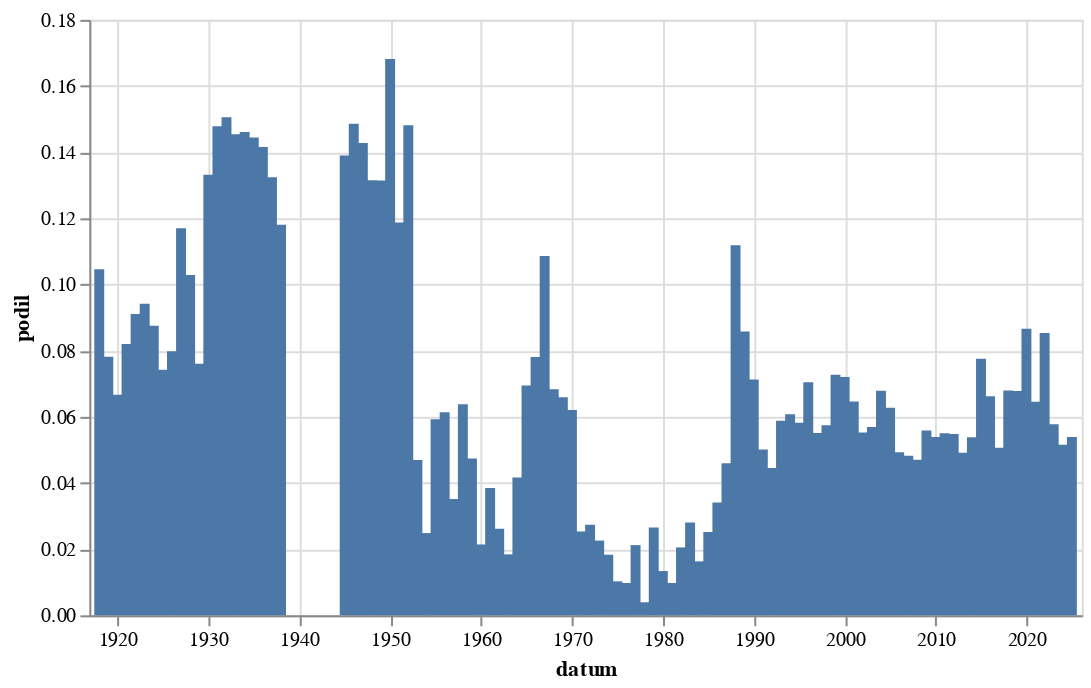

The notebook cell this image was saved under:
### Code cell
graf(vyvoj(r'[Pp]odnik[aá]'))

### Figure 1 — Vega-Lite specification as saved in the notebook (floating-point values rounded to 4 significant figures)
{"config": {"view": {"continuousWidth": 300, "continuousHeight": 300}}, "data": {"name": "data-7c98fc8ecef80617e4b60a86f188a368"}, "mark": {"type": "bar"}, "encoding": {"x": {"field": "datum", "type": "temporal"}, "y": {"field": "podil", "type": "quantitative"}}, "height": 300, "width": 500, "$schema": "https://vega.github.io/schema/vega-lite/v5.8.0.json", "datasets": {"data-7c98fc8ecef80617e4b60a86f188a368": [{"datum": "1918-01-01T00:00:00", "text": 27, "text_right": 258, "podil": 0.1047}, {"datum": "1919-01-01T00:00:00", "text": 192, "text_right": 2457, "podil": 0.07814}, {"datum": "1920-01-01T00:00:00", "text": 215, "text_right": 3225, "podil": 0.06667}, {"datum": "1921-01-01T00:00:00", "text": 346, "text_right": 4217, "podil": 0.08205}, {"datum": "1922-01-01T00:00:00", "text": 365, "text_right": 4006, "podil": 0.09111}, {"datum": "1923-01-01T00:00:00", "text": 246, "text_right": 2612, "podil": 0.09418}, {"datum": "1924-01-01T00:00:00", "text": 270, "text_right": 3084, "podil": 0.08755}, {"datum": "1925-01-01T00:00:00", "text": 183, "text_right": 2466, "podil": 0.07421}, {"datum": "1926-01-01T00:00:00", "text": 289, "text_right": 3620, "podil": 0.07983}, {"datum": "1927-01-01T00:00:00", "text": 361, "text_right": 3086, "podil": 0.117}, {"datum": "1928-01-01T00:00:00", "text": 327, "text_right": 3178, "podil": 0.1029}, {"datum": "1929-01-01T00:00:00", "text": 136, "text_right": 1788, "podil": 0.07606}, {"datum": "1930-01-01T00:00:00", "text": 481, "text_right": 3611, "podil": 0.1332}, {"datum": "1931-01-01T00:00:00", "text": 470, "text_right": 3179, "podil": 0.1478}, {"datum": "1932-01-01T00:00:00", "text": 324, "text_right": 2152, "podil": 0.1506}, {"datum": "1933-01-01T00:00:00", "text": 329, "text_right": 2262, "podil": 0.1454}, {"datum": "1934-01-01T00:00:00", "text": 282, "text_right": 1930, "podil": 0.1461}, {"datum": "1935-01-01T00:00:00", "text": 237, "text_right": 1641, "podil": 0.1444}, {"datum": "1936-01-01T00:00:00", "text": 298, "text_right": 2105, "podil": 0.1416}, {"datum": "1937-01-01T00:00:00", "text": 249, "text_right": 1880, "podil": 0.1324}, {"datum": "1938-01-01T00:00:00", "text": 117, "text_right": 991, "podil": 0.1181}, {"datum": "1945-01-01T00:00:00", "text": 31, "text_right": 223, "podil": 0.139}, {"datum": "1946-01-01T00:00:00", "text": 254, "text_right": 1709, "podil": 0.1486}, {"datum": "1947-01-01T00:00:00", "text": 237, "text_right": 1660, "podil": 0.1428}, {"datum": "1948-01-01T00:00:00", "text": 175, "text_right": 1331, "podil": 0.1315}, {"datum": "1949-01-01T00:00:00", "text": 74, "text_right": 563, "podil": 0.1314}, {"datum": "1950-01-01T00:00:00", "text": 55, "text_right": 327, "podil": 0.1682}, {"datum": "1951-01-01T00:00:00", "text": 31, "text_right": 261, "podil": 0.1188}, {"datum": "1952-01-01T00:00:00", "text": 40, "text_right": 270, "podil": 0.1481}, {"datum": "1953-01-01T00:00:00", "text": 10, "text_right": 213, "podil": 0.04695}, {"datum": "1954-01-01T00:00:00", "text": 5, "text_right": 201, "podil": 0.02488}, {"datum": "1955-01-01T00:00:00", "text": 8, "text_right": 135, "podil": 0.05926}, {"datum": "1956-01-01T00:00:00", "text": 14, "text_right": 228, "podil": 0.0614}, {"datum": "1957-01-01T00:00:00", "text": 9, "text_right": 256, "podil": 0.03516}, {"datum": "1958-01-01T00:00:00", "text": 15, "text_right": 235, "podil": 0.06383}, {"datum": "1959-01-01T00:00:00", "text": 11, "text_right": 232, "podil": 0.04741}, {"datum": "1960-01-01T00:00:00", "text": 6, "text_right": 280, "podil": 0.02143}, {"datum": "1961-01-01T00:00:00", "text": 11, "text_right": 286, "podil": 0.03846}, {"datum": "1962-01-01T00:00:00", "text": 4, "text_right": 153, "podil": 0.02614}, {"datum": "1963-01-01T00:00:00", "text": 4, "text_right": 217, "podil": 0.01843}, {"datum": "1964-01-01T00:00:00", "text": 19, "text_right": 456, "podil": 0.04167}, {"datum": "1965-01-01T00:00:00", "text": 20, "text_right": 288, "podil": 0.06944}, {"datum": "1966-01-01T00:00:00", "text": 26, "text_right": 333, "podil": 0.07808}, {"datum": "1967-01-01T00:00:00", "text": 34, "text_right": 313, "podil": 0.1086}, {"datum": "1968-01-01T00:00:00", "text": 74, "text_right": 1083, "podil": 0.06833}, {"datum": "1969-01-01T00:00:00", "text": 55, "text_right": 834, "podil": 0.06595}, {"datum": "1970-01-01T00:00:00", "text": 37, "text_right": 596, "podil": 0.06208}, {"datum": "1971-01-01T00:00:00", "text": 14, "text_right": 552, "podil": 0.02536}, {"datum": "1972-01-01T00:00:00", "text": 10, "text_right": 365, "podil": 0.0274}, {"datum": "1973-01-01T00:00:00", "text": 12, "text_right": 531, "podil": 0.0226}, {"datum": "1974-01-01T00:00:00", "text": 9, "text_right": 491, "podil": 0.01833}, {"datum": "1975-01-01T00:00:00", "text": 6, "text_right": 584, "podil": 0.01027}, {"datum": "1976-01-01T00:00:00", "text": 4, "text_right": 409, "podil": 0.00978}, {"datum": "1977-01-01T00:00:00", "text": 10, "text_right": 471, "podil": 0.02123}, {"datum": "1978-01-01T00:00:00", "text": 2, "text_right": 506, "podil": 0.003953}, {"datum": "1979-01-01T00:00:00", "text": 11, "text_right": 414, "podil": 0.02657}, {"datum": "1980-01-01T00:00:00", "text": 6, "text_right": 448, "podil": 0.01339}, {"datum": "1981-01-01T00:00:00", "text": 3, "text_right": 307, "podil": 0.009772}, {"datum": "1982-01-01T00:00:00", "text": 10, "text_right": 487, "podil": 0.02053}, {"datum": "1983-01-01T00:00:00", "text": 15, "text_right": 534, "podil": 0.02809}, {"datum": "1984-01-01T00:00:00", "text": 7, "text_right": 429, "podil": 0.01632}, {"datum": "1985-01-01T00:00:00", "text": 10, "text_right": 397, "podil": 0.02519}, {"datum": "1986-01-01T00:00:00", "text": 10, "text_right": 293, "podil": 0.03413}, {"datum": "1987-01-01T00:00:00", "text": 19, "text_right": 413, "podil": 0.046}, {"datum": "1988-01-01T00:00:00", "text": 63, "text_right": 563, "podil": 0.1119}, {"datum": "1989-01-01T00:00:00", "text": 88, "text_right": 1026, "podil": 0.08577}, {"datum": "1990-01-01T00:00:00", "text": 470, "text_right": 6594, "podil": 0.07128}, {"datum": "1991-01-01T00:00:00", "text": 577, "text_right": 11502, "podil": 0.05017}, {"datum": "1992-01-01T00:00:00", "text": 398, "text_right": 8933, "podil": 0.04455}, {"datum": "1993-01-01T00:00:00", "text": 200, "text_right": 3398, "podil": 0.05886}, {"datum": "1994-01-01T00:00:00", "text": 176, "text_right": 2897, "podil": 0.06075}, {"datum": "1995-01-01T00:00:00", "text": 198, "text_right": 3402, "podil": 0.0582}, {"datum": "1996-01-01T00:00:00", "text": 270, "text_right": 3831, "podil": 0.07048}, {"datum": "1997-01-01T00:00:00", "text": 323, "text_right": 5859, "podil": 0.05513}, {"datum": "1998-01-01T00:00:00", "text": 277, "text_right": 4823, "podil": 0.05743}, {"datum": "1999-01-01T00:00:00", "text": 590, "text_right": 8116, "podil": 0.0727}, {"datum": "2000-01-01T00:00:00", "text": 592, "text_right": 8216, "podil": 0.07205}, {"datum": "2001-01-01T00:00:00", "text": 501, "text_right": 7755, "podil": 0.0646}, {"datum": "2002-01-01T00:00:00", "text": 350, "text_right": 6333, "podil": 0.05527}, {"datum": "2003-01-01T00:00:00", "text": 490, "text_right": 8611, "podil": 0.0569}, {"datum": "2004-01-01T00:00:00", "text": 535, "text_right": 7882, "podil": 0.06788}, {"datum": "2005-01-01T00:00:00", "text": 686, "text_right": 10937, "podil": 0.06272}, {"datum": "2006-01-01T00:00:00", "text": 375, "text_right": 7608, "podil": 0.04929}, {"datum": "2007-01-01T00:00:00", "text": 359, "text_right": 7438, "podil": 0.04827}, {"datum": "2008-01-01T00:00:00", "text": 374, "text_right": 7946, "podil": 0.04707}, {"datum": "2009-01-01T00:00:00", "text": 493, "text_right": 8828, "podil": 0.05585}, {"datum": "2010-01-01T00:00:00", "text": 302, "text_right": 5605, "podil": 0.05388}, {"datum": "2011-01-01T00:00:00", "text": 432, "text_right": 7852, "podil": 0.05502}, {"datum": "2012-01-01T00:00:00", "text": 365, "text_right": 6659, "podil": 0.05481}, {"datum": "2013-01-01T00:00:00", "text": 210, "text_right": 4275, "podil": 0.04912}, {"datum": "2014-01-01T00:00:00", "text": 513, "text_right": 9532, "podil": 0.05382}, {"datum": "2015-01-01T00:00:00", "text": 764, "text_right": 9853, "podil": 0.07754}, {"datum": "2016-01-01T00:00:00", "text": 671, "text_right": 10133, "podil": 0.06622}, {"datum": "2017-01-01T00:00:00", "text": 419, "text_right": 8277, "podil": 0.05062}, {"datum": "2018-01-01T00:00:00", "text": 669, "text_right": 9847, "podil": 0.06794}, {"datum": "2019-01-01T00:00:00", "text": 738, "text_right": 10877, "podil": 0.06785}, {"datum": "2020-01-01T00:00:00", "text": 932, "text_right": 10758, "podil": 0.08663}, {"datum": "2021-01-01T00:00:00", "text": 581, "text_right": 9003, "podil": 0.06453}, {"datum": "2022-01-01T00:00:00", "text": 900, "text_right": 10550, "podil": 0.08531}, {"datum": "2023-01-01T00:00:00", "text": 670, "text_right": 11599, "podil": 0.05776}, {"datum": "2024-01-01T00:00:00", "text": 604, "text_right": 11721, "podil": 0.05153}, {"datum": "2025-01-01T00:00:00", "text": 251, "text_right": 4653, "podil": 0.05394}]}}
